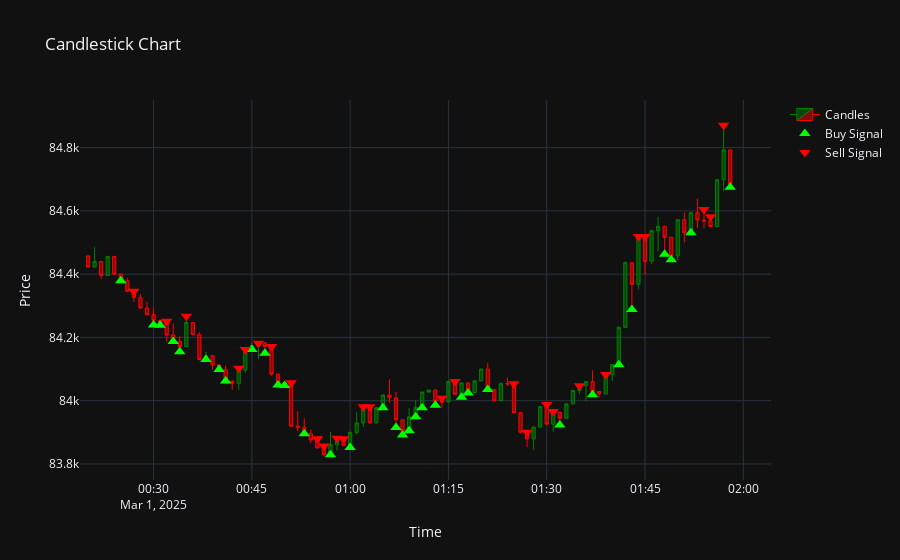

The notebook cell saved with this chart:
### Code cell
TOP_N = 99

candle_visualizer.plot_candlestick(features.iloc[sample_start_point:sample_start_point+TOP_N].reset_index(),
                                   actions=transform_int_actions(rand_actions)[:TOP_N])
